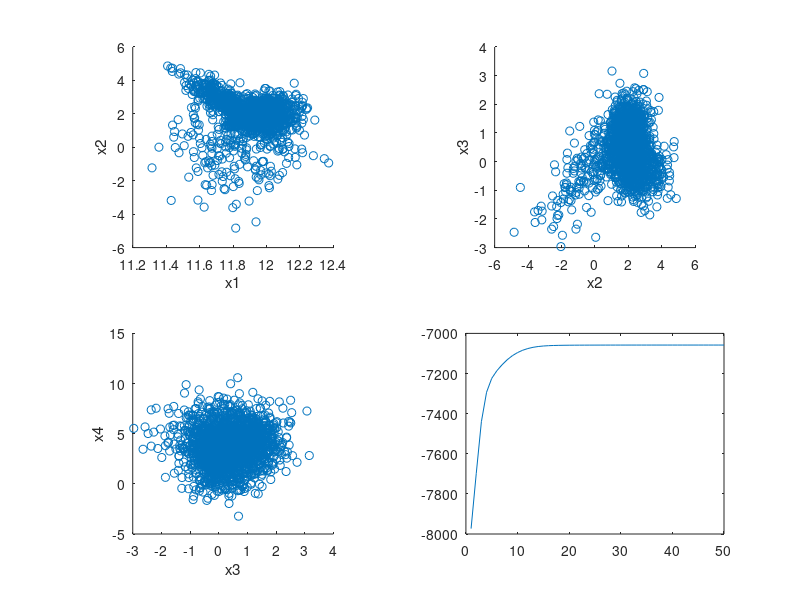

The MATLAB script that drew this image:
%A4E3_1
X = load('a011_mixdata.txt', '-ASCII');
%%
subplot(2,2,1)
scatter(X(:,1), X(:,2))
xlabel('x1')
ylabel('x2')
axis square

subplot(2,2,2)
scatter(X(:,2), X(:,3))
xlabel('x2')
ylabel('x3')
axis square

subplot(2,2,3)
scatter(X(:,3), X(:,4))
xlabel('x3')
ylabel('x4')
axis square

subplot(2,2,4)
scatter(X(:,1), X(:,4))
xlabel('x1')
ylabel('x4')
axis square
%%
%A4E3_2
clc
clearvars -except X
N = length(X); % number of samples
K = 2; % number of classes
PI = 1/K * ones(1,K); % a priori equal mixing coefficiens
% Initialize the means μk to random values around the sample mean of each variable
MU = zeros(K, 4);
SIGMA = repmat(eye(4),1,1,K);
for j=1:K
    MU(j, :) = [mean(X(:,1)) + rand, mean(X(:,2)) + rand, mean(X(:,3)) + rand, mean(X(:,4)) + rand];
    SIGMA(:, :, j) = eye(4).*(4*rand(4)+2);
end

% 1. evaluate the initial value of the log likelihood - Bishop eq(9.28)
total_log_likelihood = 0;
for i=1:N
    likelihood = 0;
    for j=1:K
        likelihood_i = PI(j) * mvnpdf(X(i,:), MU(j,:), SIGMA(:, :, j));
        likelihood = likelihood + likelihood_i;
    end
    total_log_likelihood = total_log_likelihood + log(likelihood);
end
total_log_likelihood


%%
iterations = 50;
store_log_likelihoods = zeros(1, iterations);
GAMMA = zeros(N, K); % responsibilities

for step=1:iterations
    step
    % 2. Evaluate the responsibilities using the current parameter values -
    % Bishop eq(9.23)
    
    for j=1:K
        j
        p_x = PI(j)*mvnpdf(X, MU(j, :), SIGMA(:, :, j));% top in 9.23
        total_p_x = 0;
%         bot in 9.23
        for l=1:K
            p_x_tmp = PI(l)*mvnpdf(X, MU(l, :), SIGMA(:, :, l));
            total_p_x = total_p_x + p_x_tmp;
        end
        GAMMA(:,j) = p_x ./ total_p_x;
    end

    % 3. Re-estimate the parameters using current responsibilities
    % Bishop eqs(9.24 - 9.27)
    for j=1:K
        N_k = sum(GAMMA(:,j));
        mu_new =  GAMMA(:,j)'*X;
        MU(j,:) = 1/N_k.* mu_new;
        sigma_new_all = zeros(4, 4);
        for i=1:N
            sigma_new = GAMMA(i,j).*( (X(i,:)-MU(j, :))' * (X(i,:)-MU(j, :)) ) ;
            sigma_new_all = sigma_new_all + sigma_new;
        end
        SIGMA(:, :, j) = 1/N_k * sigma_new_all;
        PI(j) = N_k/N;
    end
 
    % 4. Evaluate log likelihood
    total_log_likelihood = 0;
    for i=1:N
        likelihood = 0;
        for j=1:K
            likelihood_i = PI(j) * mvnpdf(X(i,:), MU(j,:), SIGMA(:, :, j));
            likelihood = likelihood + likelihood_i;
        end
        total_log_likelihood = total_log_likelihood + log(likelihood);
    end
%     total_log_likelihood
    store_log_likelihoods(step) = total_log_likelihood;
end

plot(store_log_likelihoods)
